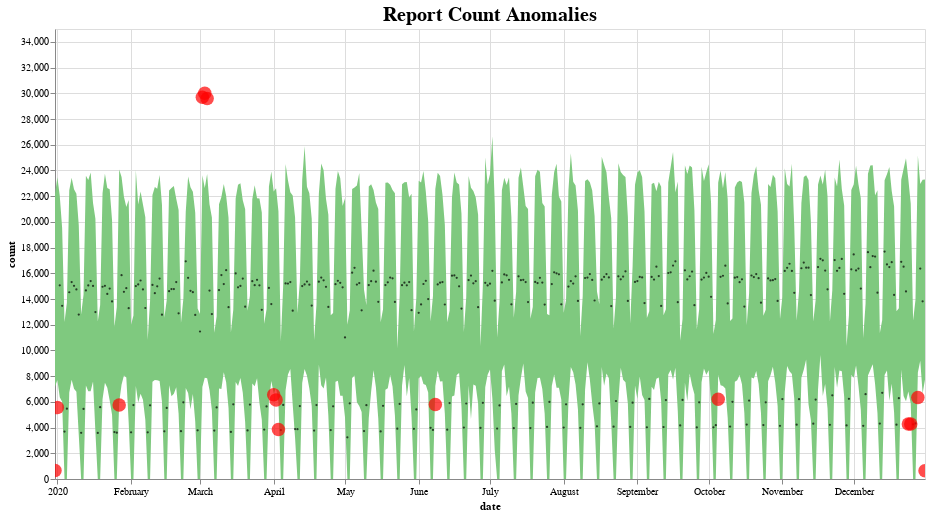

Notebook cell for this chart:
### Markdown cell above
## Identify Anomalies 
Process the extracted data to generate an expected pattern of activity (for transaction report counts and amounts). Then identify reporting that falls outside that pattern.  

The below two charts illustrate that generally speaking transaction reporting counts and amounts have been slowly increasing over the period - with a few dips for public holidays.

They also identify that for a period in March 2020, reporting volumes drifted well above the expected band, which warrants futher investigation. It may mean some transaction reporting has been duplicated.

### Code cell
#collapse-hide

### Figure 1 — Vega-Lite specification as saved in the notebook (floating-point values rounded to 4 significant figures; data arrays with more than 128 entries replaced by an {"elided": "..."} marker saying what was removed)
{"config": {"view": {"continuousWidth": 400, "continuousHeight": 300}, "title": {"fontSize": 20}}, "layer": [{"data": {"name": "data-c7f821ae438c629fff2d720f91885769"}, "mark": {"type": "area", "color": "#7FC97F", "interpolate": "linear"}, "encoding": {"tooltip": [{"field": "ds", "type": "temporal"}, {"field": "fact", "type": "quantitative"}, {"field": "yhat_lower", "type": "quantitative"}, {"field": "yhat_upper", "type": "quantitative"}], "x": {"field": "ds", "title": "date", "type": "temporal"}, "y": {"field": "yhat_upper", "type": "quantitative"}, "y2": {"field": "yhat_lower"}}, "selection": {"selector022": {"type": "interval", "bind": "scales", "encodings": ["x", "y"]}}, "title": "Report Count Anomalies"}, {"data": {"name": "data-7680d2e357cc49c19625eb4dcaf328e9"}, "mark": {"type": "circle", "color": "Black", "opacity": 0.7, "size": 5}, "encoding": {"tooltip": [{"field": "ds", "type": "temporal"}, {"field": "fact", "type": "quantitative"}, {"field": "yhat_lower", "type": "quantitative"}, {"field": "yhat_upper", "type": "quantitative"}], "x": {"field": "ds", "type": "temporal"}, "y": {"field": "fact", "title": "count", "type": "quantitative"}}, "selection": {"selector023": {"type": "interval", "bind": "scales", "encodings": ["x", "y"]}}}, {"data": {"name": "data-a2ec973d96ff4eb5001c2e719810ee89"}, "mark": {"type": "circle", "color": "Red", "size": 10}, "encoding": {"size": {"field": "importance", "legend": null, "scale": {"type": "log"}, "type": "quantitative"}, "tooltip": [{"field": "ds", "type": "temporal"}, {"field": "fact", "type": "quantitative"}, {"field": "yhat_lower", "type": "quantitative"}, {"field": "yhat_upper", "type": "quantitative"}], "x": {"field": "ds", "type": "temporal"}, "y": {"field": "fact", "title": "count", "type": "quantitative"}}, "selection": {"selector024": {"type": "interval", "bind": "scales", "encodings": ["x", "y"]}}}], "height": 450, "width": 870, "$schema": "https://vega.github.io/schema/vega-lite/v4.17.0.json", "datasets": {"data-c7f821ae438c629fff2d720f91885769": {"elided": "367 records"}, "data-7680d2e357cc49c19625eb4dcaf328e9": {"elided": "352 records"}, "data-a2ec973d96ff4eb5001c2e719810ee89": [{"ds": "2019-12-31T00:00:00", "trend": 18300.0, "yhat": 14920.0, "yhat_lower": 7165.0, "yhat_upper": 22150.0, "fact": 659, "anomaly": -1, "importance": 600.0}, {"ds": "2020-01-01T00:00:00", "trend": 18300.0, "yhat": 14810.0, "yhat_lower": 7702.0, "yhat_upper": 23470.0, "fact": 5558, "anomaly": -1, "importance": 600.0}, {"ds": "2020-01-27T00:00:00", "trend": 18510.0, "yhat": 14600.0, "yhat_lower": 5961.0, "yhat_upper": 24080.0, "fact": 5761, "anomaly": -1, "importance": 600.0}, {"ds": "2020-03-02T00:00:00", "trend": 18780.0, "yhat": 14810.0, "yhat_lower": 7155.0, "yhat_upper": 23620.0, "fact": 29692, "anomaly": 1, "importance": 600.0}, {"ds": "2020-03-03T00:00:00", "trend": 18780.0, "yhat": 15310.0, "yhat_lower": 7869.0, "yhat_upper": 22640.0, "fact": 30004, "anomaly": 1, "importance": 600.0}, {"ds": "2020-03-04T00:00:00", "trend": 18790.0, "yhat": 15200.0, "yhat_lower": 7834.0, "yhat_upper": 23720.0, "fact": 29602, "anomaly": 1, "importance": 600.0}, {"ds": "2020-04-01T00:00:00", "trend": 18880.0, "yhat": 15280.0, "yhat_lower": 6678.0, "yhat_upper": 22350.0, "fact": 6549, "anomaly": -1, "importance": 600.0}, {"ds": "2020-04-02T00:00:00", "trend": 18880.0, "yhat": 14680.0, "yhat_lower": 7070.0, "yhat_upper": 22610.0, "fact": 6153, "anomaly": -1, "importance": 600.0}, {"ds": "2020-04-03T00:00:00", "trend": 18890.0, "yhat": 12850.0, "yhat_lower": 5974.0, "yhat_upper": 20830.0, "fact": 3846, "anomaly": -1, "importance": 600.0}, {"ds": "2020-06-08T00:00:00", "trend": 19090.0, "yhat": 15060.0, "yhat_lower": 7235.0, "yhat_upper": 22550.0, "fact": 5800, "anomaly": -1, "importance": 600.0}, {"ds": "2020-10-05T00:00:00", "trend": 19470.0, "yhat": 15360.0, "yhat_lower": 8083.0, "yhat_upper": 23070.0, "fact": 6208, "anomaly": -1, "importance": 600.0}, {"ds": "2020-12-24T00:00:00", "trend": 19720.0, "yhat": 15340.0, "yhat_lower": 6812.0, "yhat_upper": 23300.0, "fact": 4285, "anomaly": -1, "importance": 600.0}, {"ds": "2020-12-25T00:00:00", "trend": 19730.0, "yhat": 13420.0, "yhat_lower": 5879.0, "yhat_upper": 21400.0, "fact": 4272, "anomaly": -1, "importance": 600.0}, {"ds": "2020-12-28T00:00:00", "trend": 19740.0, "yhat": 15570.0, "yhat_lower": 8285.0, "yhat_upper": 25170.0, "fact": 6341, "anomaly": -1, "importance": 600.0}, {"ds": "2020-12-31T00:00:00", "trend": 19750.0, "yhat": 15350.0, "yhat_lower": 7745.0, "yhat_upper": 23300.0, "fact": 648, "anomaly": -1, "importance": 600.0}]}}
